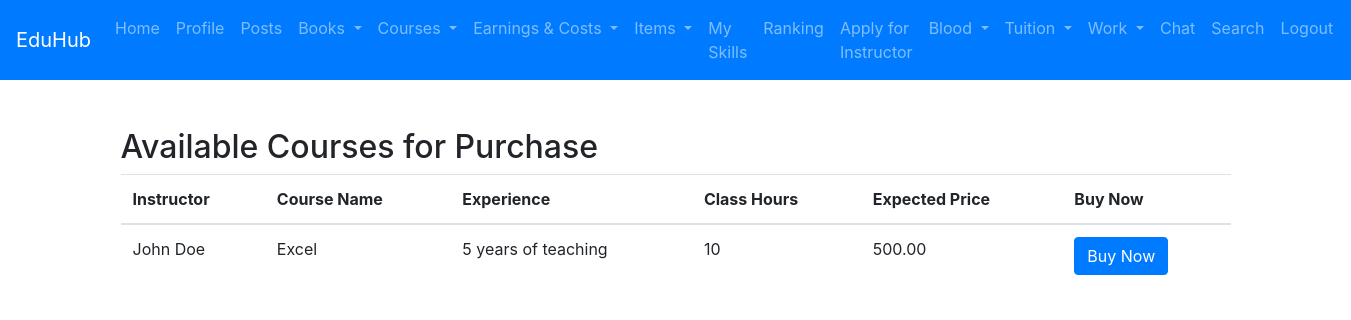
The page /adminbuy_courses.php (signed in) on the database as committed earlier.
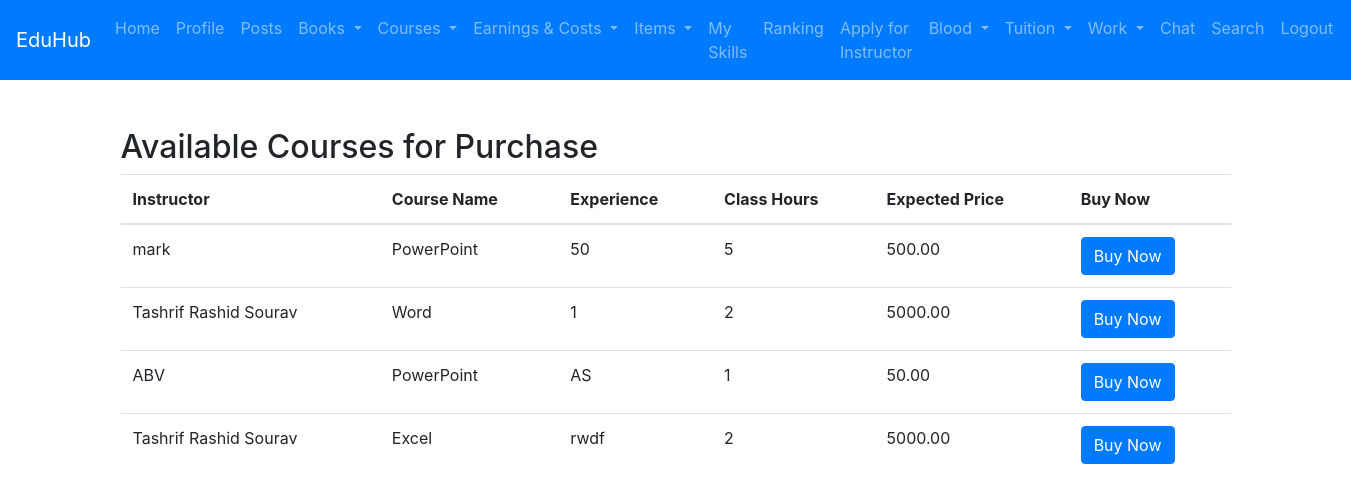
The same page on the database as committed later.
### tables this page shows
CREATE TABLE `instructors` (
  `instructor_id` int(11) NOT NULL,
  `student_id` int(11) DEFAULT NULL,
  `full_name` varchar(255) NOT NULL,
  `job_experience` text DEFAULT NULL,
  `available_courses` enum('PowerPoint','Word','Excel','Web Frontend','Web Backend','Web Fullstack','Electronics Projects') NOT NULL,
  `expected_money` decimal(10,2) NOT NULL,
  `class_hour` int(11) NOT NULL,
  `pdf_upload_path` varchar(255) DEFAULT NULL,
  `video_upload_path` varchar(255) DEFAULT NULL,
  `created_at` timestamp NOT NULL DEFAULT current_timestamp(),
  `status` enum('pending','approved','rejected') DEFAULT 'pending',
  `course_id` int(11) DEFAULT NULL
);

CREATE TABLE `courses` (
  `course_id` int(11) NOT NULL,
  `instructor_id` int(11) NOT NULL,
  `course_name` enum('PowerPoint','Word','Excel','Web Frontend','Web Backend','Web Fullstack','Electronics Projects') NOT NULL,
  `created_at` timestamp NOT NULL DEFAULT current_timestamp(),
  `student_id` int(11) NOT NULL,
  `price` decimal(10,2) DEFAULT NULL
);

### adminbuy_courses.php (the view, shortened to what this page needs)
<?php
include 'db_connect.php';
$logged_in_student_id = $_SESSION['student_id'];
$sql = "
SELECT i.instructor_id, i.full_name, i.job_experience, i.available_courses, i.expected_money, i.class_hour, i.pdf_upload_path, i.video_upload_path, c.course_id, c.course_name
FROM instructors i
JOIN courses c ON i.instructor_id = c.instructor_id
WHERE i.student_id != $logged_in_student_id
AND i.status = 'approved'
AND c.course_id NOT IN (SELECT course_id FROM purchased_courses WHERE buyer_id = $logged_in_student_id)
";
$result = $conn->query($sql);
?>
<!DOCTYPE html>
<html lang="en">
<head>
    <link rel="stylesheet" href="https://stackpath.bootstrapcdn.com/bootstrap/4.5.2/css/bootstrap.min.css">
</head>
<body>
<?php include 'navbaradmin.php'; ?>
<div class="container mt-5">
    <h2>Available Courses for Purchase</h2>
    <table class="table">
        <thead>
            <tr>
                <th>Instructor</th>
                <th>Course Name</th>
                <th>Experience</th>
                <th>Class Hours</th>
                <th>Expected Price</th>
                <th>Buy Now</th>
            </tr>
        </thead>
        <tbody>
            <?php if ($result && $result->num_rows > 0): ?>
                <?php while ($row = $result->fetch_assoc()): ?>
                    <tr>
                        <td><?php echo htmlspecialchars($row['full_name']); ?></td>
                        <td><?php echo htmlspecialchars($row['course_name']); ?></td>
                        <td><?php echo htmlspecialchars($row['job_experience']); ?></td>
                        <td><?php echo htmlspecialchars($row['class_hour']); ?></td>
                        <td><?php echo htmlspecialchars($row['expected_money']); ?></td>
                        <td>
                            <form method="POST" action="">
                                <button type="submit" name="buy_course" class="btn btn-primary">Buy Now</button>
                            </form>
                        </td>
                    </tr>
                <?php endwhile; ?>
            <?php else: ?>
                <tr>
                    <td colspan="6">No courses available for purchase.</td>
                </tr>
            <?php endif; ?>
        </tbody>
    </table>
</div>
</body>
</html>

Rows that differ between the two databases and show on the page:
no longer on this page (row unchanged): instructors: full_name "John Doe", courses.course_name "Excel", job_experience "5 years of teaching", class_hour "10", expected_money "500.00"
added instructors: full_name "mark", courses.course_name "PowerPoint", job_experience "50", class_hour "5", expected_money "500.00"
added instructors: full_name "Tashrif Rashid Sourav", courses.course_name "Word", job_experience "1", class_hour "2", expected_money "5000.00"
added instructors: full_name "ABV", courses.course_name "PowerPoint", job_experience "AS", class_hour "1", expected_money "50.00"
added instructors: full_name "Tashrif Rashid Sourav", courses.course_name "Excel", job_experience "rwdf", class_hour "2", expected_money "5000.00"
